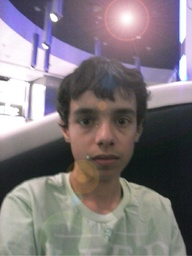
#> input picture resources/my_imgs/pierre_vieira_13_anos.jpg, 192 x 256 px, shrunk from 691 x 921 before the run
$ python '05 - Mudar pele para verde.py'
#> lines starting #> are read from the running program, lines starting #| are printed output that depends on the picture
import cv2
from matplotlib import pyplot as plt


def show_image(img):
    obj_img = cv2.cvtColor(img, cv2.COLOR_BGR2RGB)  # Faz a inversão de vermelho e verde
    plt.imshow(obj_img)  # Constroi a janela gráfica
    plt.show()  # Exibe a janela gráfica


def get_color(obj_img, x, y):
    return obj_img.item(y, x, 0), obj_img.item(y, x, 1), obj_img.item(y, x, 2)


def set_color(obj_img, x, y, vermelho, verde, azul):
    obj_img.itemset((y, x, 0), azul)
    obj_img.itemset((y, x, 1), verde)
    obj_img.itemset((y, x, 2), vermelho)


def percorrer_imagem(obj_img, altura, largura):
    for y in range(altura):
        for x in range(largura):
            azul, verde, vermelho = get_color(obj_img, x, y)
            set_color(obj_img, x, y, azul, vermelho, verde)


def main():
    obj_img = cv2.imread('../resources/my_imgs/pierre_vieira_13_anos.jpg')  # Vai ler a imagem, o valor opcional 0 deixa preto e branco
#> obj_img is the input picture: shape (256, 192, 3); mean B, G, R 124.4, 119.9, 127.7
    try:
        altura, largura, canais_de_cor = obj_img.shape  # Carrega a largura, altura e canais de cor
#> altura = 256; largura = 192; canais_de_cor = 3
    except ValueError:
        altura, largura = obj_img.shape
    else:
        print(f'Canais de cor: {canais_de_cor}')
#| Canais de cor: 3
    print(f'Dimensões da imagem {largura} x {altura}')
#| Dimensões da imagem 192 x 256
    percorrer_imagem(obj_img, altura, largura)
#> after the loop in percorrer_imagem, `for y in range(altura):`:
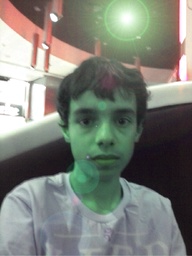
#> obj_img: shape (256, 192, 3); mean B, G, R 119.9, 127.7, 124.4
    show_image(obj_img)


if __name__ == '__main__':
    main()

$ run again, with resources/my_imgs/enxurrada_guys.jpg copied over resources/my_imgs/pierre_vieira_13_anos.jpg
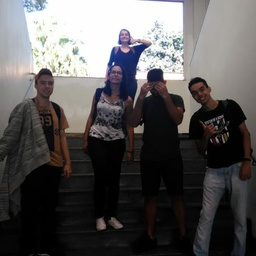
#> input picture resources/my_imgs/enxurrada_guys.jpg, 256 x 256 px, shrunk from 585 x 585 before the run
#> in main, obj_img is the input picture: shape (256, 256, 3); mean B, G, R 86.3, 86.2, 88
#| Canais de cor: 3
#| Dimensões da imagem 256 x 256
#> after the loop in percorrer_imagem, `for y in range(altura):`:
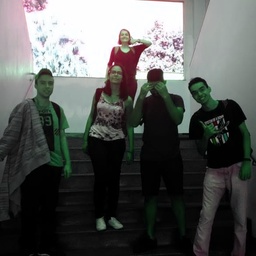
#> obj_img: shape (256, 256, 3); mean B, G, R 86.2, 88, 86.3
